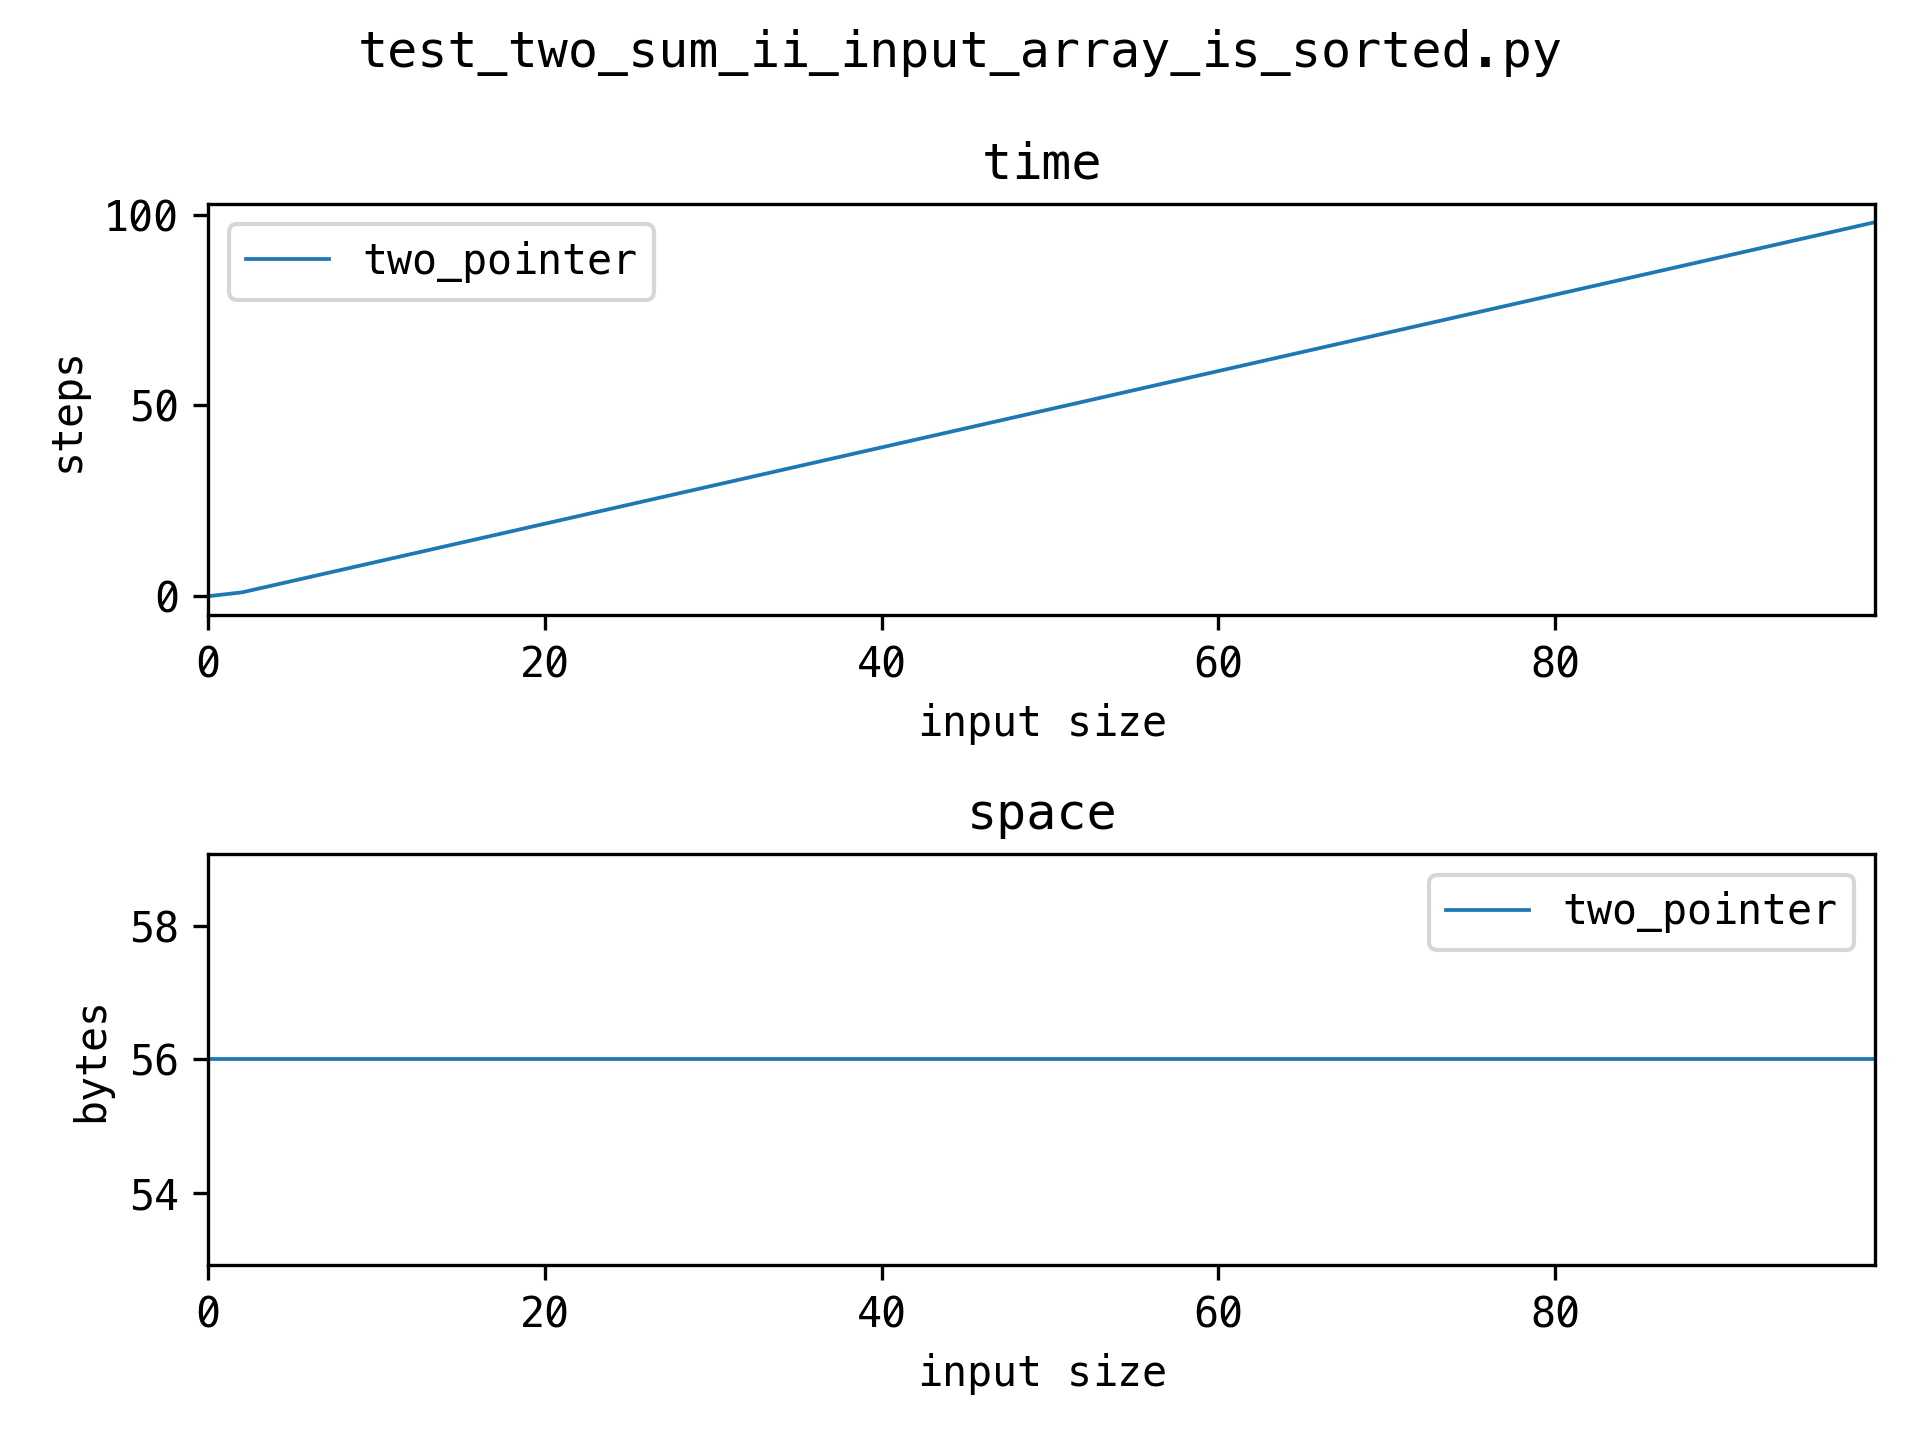

Write the Python code that produced this figure.
# https://leetcode.com/problems/two-sum-ii-input-array-is-sorted/

from typing import List

from .. import utils


class Solution(utils.BaseSolution):
    def two_pointer(self, nums: List[int], target: int) -> List[int]:
        i = 0
        j = len(nums) - 1
        self.complexity.store(i, j)
        while i < j:
            self.complexity.step()
            s = nums[i] + nums[j]
            if s > target:
                j -= 1
            elif s < target:
                i += 1
            elif s == target:
                return [i + 1, j + 1]
        return []


def test_solutions():
    s = Solution()
    tests = [
        ([2, 7, 11, 15], 9, [1, 2]),
        ([2, 3, 4], 6, [1, 3]),
        ([-1, 0], -1, [1, 2]),
    ]

    for name, func in s.methods():
        for nums, target, expected in tests:
            assert func(nums, target) == expected, f"{name}"


def test_complexity():
    s = Solution()
    tests = [(range(n), -1) for n in range(100)]

    for name, func in s.methods():
        for nums, target in tests:
            func(nums, target)
            s.complexity.mark(name, len(nums))

    s.complexity.plot()
